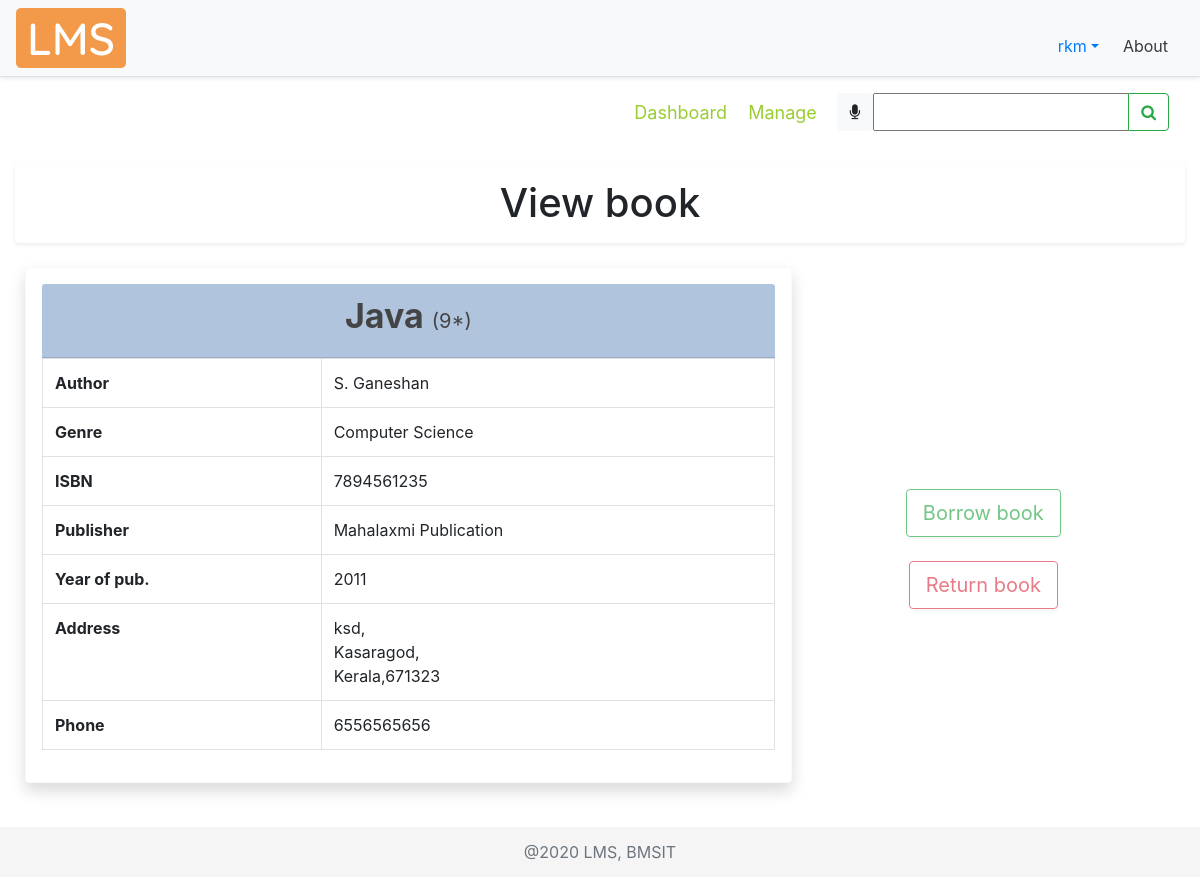
Screenshot of /viewbook/9/ (signed in) with the database file from the repository.
### account/models.py (models this page shows, shortened)
class Account(AbstractBaseUser):
    COURSES = (
        ("ISE", "Information Science Engineering"),
        ("CSE", "Computer Science Engineering"),
        ("ECE", "Electronics and Communication Engineering"),
        ("ME", "Mechanical Engineering"),
        ("ETE", "Electronics and Telecommunication Engineering"),
        ("EEE", "Electrical and Electronics Engineering"),
        ("CIV", "Civil Engineering"),
        ("MCA", "Master of Computer Applications"),
        ("AI&ML", "Artificial Intelligence and Machine Learning")
    )
    SEM = (
        (1, 1),
        (2, 2),
        (3, 3),
        (4, 4),
        (5, 5),
        (6, 6),
        (7, 7),
        (8, 8),
    )
    email = models.EmailField(verbose_name="email",
                              max_length=50, unique=True, help_text="Email id")
    username = models.CharField(
        max_length=30, unique=True, help_text="Username")
    fName = models.CharField(max_length=20, help_text='First name')
    mName = models.CharField(
        max_length=20, help_text='Middle name', blank=True)
    lName = models.CharField(max_length=20, help_text='Last name', blank=True)
    streetAddr = models.CharField(
        max_length=50, help_text="Street Address", null=True)
    district = models.CharField(max_length=20, null=True, help_text="District")
    state = models.CharField(max_length=20, null=True, help_text="State")
    pinCode = models.CharField(max_length=6, null=True, help_text="PIN Code", validators=[RegexValidator(
        regex='[0-9]{6}', message="Enter a valid Postal Identification Number", code="invalid_pinCode")])
    phoneNum = models.CharField(max_length=10, null=True, blank=True, help_text="Phone number", validators=[
                                RegexValidator(regex='[0-9]{10}', message="Enter a valid Phone Number", code="invalid_phoneNum")])
    USN = models.CharField(max_length=10, null=True, unique=True, blank=True, help_text="University Serial Number", validators=[
                           RegexValidator(regex='[1-4]{1}[a-zA-Z]{2}[0-9]{2}[a-zA-Z]{2}[0-9]{3}', message="Enter a valid USN", code="invalid_USN")])
    course = models.CharField(max_length=50, null=True,
                              choices=COURSES, blank=True, help_text="Branch")
    sem = models.PositiveSmallIntegerField(
        null=True, choices=SEM, blank=True, help_text="Semester")
    salary = models.CharField(max_length=6, null=True, blank=True, help_text="Salary", validators=[
                              RegexValidator(regex='[0-9]{5,6}', message="Enter a valid Salary", code="invalid_salary")])
    date_joined = models.DateTimeField(
        verbose_name='date joined', auto_now_add=True)
    last_login = models.DateTimeField(verbose_name='last login', auto_now=True)
    is_admin = models.BooleanField(default=False)
    is_active = models.BooleanField(default=True)
    is_staff = models.BooleanField(default=False)
    is_superuser = models.BooleanField(default=False)
    USERNAME_FIELD = 'email'
    REQUIRED_FIELDS = ['username', 'fName']
    objects = MyAccountManager()

### libraryApp/models.py (models this page shows, shortened)
class BOOK(models.Model):
    GENRE = (
        ("CS", "Computer Science"),
        ("MATH", "Mathematics"),
        ("ELE", "Electronics"),
        ("TC", "Telecommunication"),
        ("CHE", "Chemistry"),
        ("PHY", "Physics"),
        ("MEC", "Mechanics"),
        ("EVS", "Environmental Science"),
        ("BIO", "Bioengineering"),
        ("BUS", "Business Skills"),
    )
    bookTitle = models.CharField(max_length=50, help_text="Book Title")
    genre = models.CharField(max_length=30, null=True,
                             choices=GENRE, help_text="Category")
    pubYear = models.CharField(
        max_length=4, null=True, help_text="Year of publication")
    isbn = models.CharField(max_length=13, null=True, unique=True,
                            help_text="International Standard Book Number")
    librarianID = models.ForeignKey(
        settings.AUTH_USER_MODEL, null=True, on_delete=models.CASCADE, help_text="Librarian ID")
    pubID = models.ForeignKey(
        PUBLISHER, null=True, on_delete=models.CASCADE, help_text="Publisher ID")
    authorID = models.ManyToManyField(AUTHOR, help_text="Authors")

class AUTHOR(models.Model):
    authorName = models.CharField(max_length=30, help_text="Author name")
    def __str__(self):
        return self.authorName

class PUBLISHER(models.Model):
    pubName = models.CharField(
        max_length=30, help_text="Publisher name", null=True)
    streetAddr = models.CharField(
        max_length=50, help_text="Street Address", null=True)
    district = models.CharField(max_length=20, help_text="District", null=True)
    state = models.CharField(max_length=20, help_text="State", null=True)
    pinCode = models.CharField(max_length=6, help_text="PIN Code", null=True, validators=[RegexValidator(
        regex='[0-9]{6}', message="Enter a valid Postal Identification Number", code="invalid_pinCode")])
    phoneNum = models.CharField(
        max_length=10, help_text="Phone number", null=True, validators=[
            RegexValidator(regex='[0-9]{10}', message="Enter a valid Phone Number", code="invalid_phoneNum")])

### libraryApp/views.py (the view, shortened to what this page needs)
# urls.py: path('viewbook/<str:bookID>/', views.viewBook, name="viewbook"),
@login_required(login_url='signin')
def viewBook(request, bookID):
    viewBook = 'libraryApp/view_book.html'
    myFilter = BookFilter(request.GET, queryset=BOOK.objects.all())
    if request.method == "POST":
        print(request.POST)
        return redirect(searchBook, book=request.POST['bookTitle'])
    book = BOOK.objects.get(id=bookID)
    pub = PUBLISHER.objects.filter(book__id=book.id).first()
    stock = STOCK.objects.filter(bookID__id=book.id).first()
    authors = AUTHOR.objects.filter(book__id=book.id)
    authorList = []
    authorIDList = []
    for a in authors.all():
        if a not in authorList:  # loic to check redundancy
            authorList.append(a)
            authorIDList.append(a.id)
    authorString = ', '.join(map(str, authorList))
    bookObject = tempBook(None, book.bookTitle, book.id, book.get_genre_display, pub.id, pub.pubName,
                          book.pubYear, authorIDList, authorString, book.isbn, stock.bookCopies)
    user = request.user
    isBookBorrowed = False
    bb = user.borrowedbook_set.filter(bookID__id=bookID)
    isStockAvailable = False
    if stock.bookCopies > 0:
        isStockAvailable = True
    print("IS AVAILBLE: ", isStockAvailable, stock.bookCopies)
    context = {
        "book": bookObject,
        "pub": pub,
        "myFilter": myFilter,
        "isBookBorrowed": isBookBorrowed,
        "isStockAvailable": isStockAvailable
    }
    return render(request, viewBook, context)

### libraryApp/templates/libraryApp/view_book.html (shortened to what this page needs)
{% extends 'libraryApp/main.html' %}
{% load static %}
{% block content %}
<nav class="navbar">
  <div class="navbar-nav mySubMenu ml-auto">
   <nav>
        <a href="{% url 'dashboard' %}" title="Click here to visit dashboard">Dashboard</a>
        {% if request.user.is_staff %}
            <a href="{% url 'manage' %}" title="Click here to manage books">Manage</a>
        {% endif %}
    </nav>
  </div>
  <form class="form-inline" method="POST">
    <div class="input-group">
      <div id="speech" class="btn btn-light" title="Click the mic to speak">
        <i class="fa fa-microphone" aria-hidden="true"></i>
      </div>
      {{myFilter.form}}
      <div class="input-group-append">
        <button id="searchButton" class="btn btn-outline-success" type="submit">
          <i class="fa fa-search"></i>
        </button>
      </div>
    </div>
  </form>
</nav>
<br>
<div>
    <h1 class="text-center shadow-sm p-3 bg-white rounded">
        View book
    </h1>
</div>
<div class="row align-items-center viewBook mt-4">
    <div class="card card-body border-light bg-light col-md-8 shadow p-3 bg-white rounded">
        <div class="card-header text-center cardHead">
            <div class="row justify-content-center">
                <h3 class="font-weight-bold bookTitle">
                    {{book.bookTitle}} <span class="small">({{book.stock}}*)</span>
                </h3>
            </div>
        </div>
        <div>
            <table class="table table-bordered">
                <tbody>
                    <tr>
                        <th scope="row">Author</th>
                        <td>{{book.author}}</td>
                    </tr>
                    <tr>
                        <th scope="row">Genre</th>
                        <td>{{book.genre}}</td>
                    </tr>
                    <tr>
                        <th scope="row">ISBN</th>
                        <td>{{book.isbn}}</td>
                    </tr>
                    <tr>
                        <th scope="row">Publisher</th>
                        <td>{{book.pubName}}</td>
                    </tr>
                    <tr>
                        <th scope="row">Year of pub.</th>
                        <td>{{book.pubYear}}</td>
                    </tr>
                    <tr>
                        <th scope="row">Address</th>
                        <td>{{pub.streetAddr}},<br> {{pub.district}},<br> {{pub.state}},{{pub.pinCode}}</td>
                    </tr>
                    <tr>
                        <th scope="row">Phone</th>
                        <td>{{pub.phoneNum}}</td>
                    </tr>
                </tbody>
            </table>
        </div>
    </div>
    <div class="col-md-4 mt-5">
        <div class="row justify-content-center">
            <button type="button" onclick="location.href='{% url 'requestBorrowBook' book.bookID %}'" class="btn btn-outline-success btn-lg shadow-sm rounded"
            {% if request.user.is_staff or isBookBorrowed or not isStockAvailable %}disabled{% endif %}
                    data-toggle="tooltip" data-placement="right"
                    title="Click here to borrow '{{book.bookTitle}}'">Borrow book</button>
        </div>
        <br>
        <div class="row justify-content-center">
            <button type="button" onclick="location.href='{% url 'requestReturnBook' book.bookID %}'" class="btn btn-outline-danger btn-lg shadow-sm rounded"
            {% if request.user.is_staff or not isBookBorrowed %}disabled{% endif %}
                    data-toggle="tooltip" data-placement="right"
                    title="Click here to return '{{book.bookTitle}}'">Return book</button>
        </div>
    </div>
</div>
{% endblock %}

### libraryApp/templates/libraryApp/navbar.html (shortened to what this page needs)
{% load static %}
    <div class="d-flex flex-column flex-md-row align-items-center p-2 px-md-3 mb-2 bg-light border-bottom shadow-sm">
      <img class="logo my-0 mr-md-auto font-weight-normal" src="{% static '/img/lms.png' %}" alt="LMS Logo">
        <nav class="nav mt-3 mr-2">
            <div class="nav-item dropdown">
              <a class="nav-link dropdown-toggle" data-toggle="dropdown" role="button">{{request.user.username}}</a>
            </div>
            <a class="p-2 text-dark" href="{% url 'about' %}">About</a>
        </nav>
    </div>

### static/css/main.css (style rules this page uses)
html { position: relative; min-height: 100%; }
body { margin-bottom: 60px; background-color: #fff; }
.mySubMenu { margin-right: 10px; padding: 2px; font-size: large; }
.mySubMenu a { padding-left: 8px; padding-right: 8px; color: yellowgreen; }

### libraryApp/templates/libraryApp/view_book.html (style rules this page uses)
.viewBook { margin: 10px; }
.bookTitle { font-size: 34px; color: #444444; }
.cardHead { background-color: lightsteelblue; }
.small { font-size: 20px; }

### rows the page displays
Account: user.username "rkm"
BOOK: bookTitle "Java", genre "Computer Science", isbn "7894561235", pubYear "2011"
AUTHOR: author "S. Ganeshan"
PUBLISHER: pubName "Mahalaxmi Publication", streetAddr "ksd", district "Kasaragod", state "Kerala", pinCode "671323", phoneNum "6556565656"

### other values shown
{{ book.stock }} "9"
